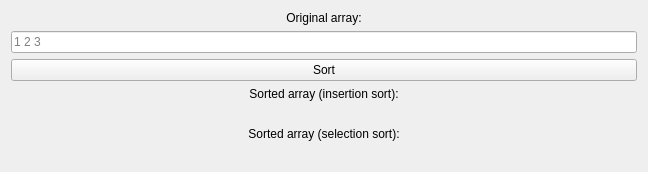
<?xml version="1.0" encoding="UTF-8"?>
<ui version="4.0">
 <class>Form</class>
 <widget class="QWidget" name="Form">
  <property name="geometry">
   <rect>
    <x>0</x>
    <y>0</y>
    <width>648</width>
    <height>162</height>
   </rect>
  </property>
  <property name="windowTitle">
   <string>Sort</string>
  </property>
  <layout class="QVBoxLayout" name="verticalLayout">
   <item>
    <widget class="QLabel" name="label">
     <property name="text">
      <string>Original array:</string>
     </property>
     <property name="alignment">
      <set>Qt::AlignCenter</set>
     </property>
    </widget>
   </item>
   <item>
    <widget class="QLineEdit" name="inputArray">
     <property name="placeholderText">
      <string>1 2 3</string>
     </property>
    </widget>
   </item>
   <item>
    <widget class="QPushButton" name="sortButton">
     <property name="text">
      <string>Sort</string>
     </property>
    </widget>
   </item>
   <item>
    <widget class="QLabel" name="label_2">
     <property name="text">
      <string>Sorted array (insertion sort):</string>
     </property>
     <property name="alignment">
      <set>Qt::AlignCenter</set>
     </property>
    </widget>
   </item>
   <item>
    <widget class="QLabel" name="sortedArrayInsert">
     <property name="text">
      <string/>
     </property>
    </widget>
   </item>
   <item>
    <widget class="QLabel" name="label_3">
     <property name="text">
      <string>Sorted array (selection sort):</string>
     </property>
     <property name="alignment">
      <set>Qt::AlignCenter</set>
     </property>
    </widget>
   </item>
   <item>
    <widget class="QLabel" name="sortedArraySelect">
     <property name="text">
      <string/>
     </property>
    </widget>
   </item>
  </layout>
 </widget>
 <resources/>
 <connections/>
</ui>
